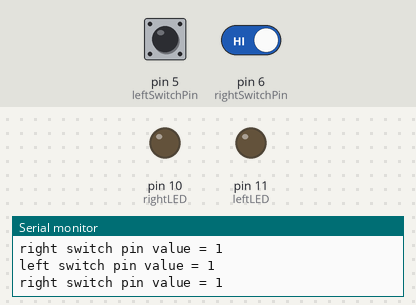
Recording of a sketch running on a simulated Arduino Uno, built with avr-gcc and run on an emulated ATmega328P. Parts: output pins drawn as LEDs (lit = HIGH), the last lines printed to the serial monitor. Dashed ring = blinking. The inputs (shaded band) are chosen by the test bench; at power-on: pin 5 (leftSwitchPin) HIGH, pin 6 (rightSwitchPin) HIGH.

Above: at 1.2 s.
1.3 s: pin 5 (leftSwitchPin) pulled LOW for 0.15 s
At 1.7 s:
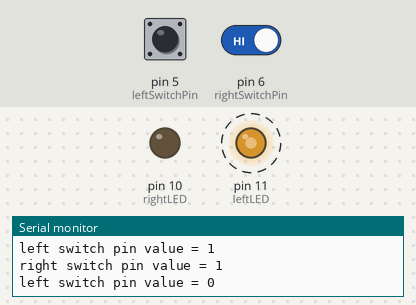
4.4 s: pin 5 (leftSwitchPin) driven LOW and pin 6 (rightSwitchPin) driven LOW
7.4 s: pin 6 (rightSwitchPin) driven HIGH
At 8.7 s:
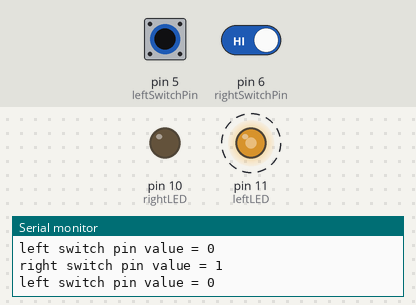
Timing chart, 0 to 16.4 s (numbered marks = the images above; inputs shaded):
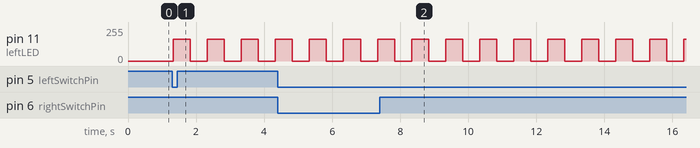

Measured:
- after the input at 1.3 s, pin 11 (leftLED): alternates 165/255 for 0.50 s and 0/255 for 0.50 s, starting at once
- after the input at 7.4 s, pin 10 (rightLED): stops changing and stays LOW

The sketch:

readInput.ino
```cpp
/*
 * Switch test program
 */

int leftSwitchPin = 5;
int rightSwitchPin = 6;
int sensorValue = 0;

int voltage = 165;

int blinks = 7;

int leftLED = 11;
int rightLED = 10;

void setup()                    // run once, when the sketch starts
{
  Serial.begin(9600);           // set up Serial library at 9600 bps
  pinMode(leftSwitchPin, INPUT_PULLUP);    // sets the digital pin as input to read switch
  pinMode(rightSwitchPin, INPUT_PULLUP);    // sets the digital pin as input to read switch
  analogWrite(leftLED, 0);
  analogWrite(rightLED, 0);

}


void loop()                     // run over and over again
{

  sensorValue = digitalRead(leftSwitchPin);
  Serial.print("left switch pin value = ");
  Serial.println(sensorValue);
  if (sensorValue == 0){
      // If button pushed, turn LED on
      for(int i = 0; i < blinks; ++i){
        analogWrite(leftLED,voltage);
        delay(500);
        analogWrite(leftLED,0);
        delay(500);
      }

   }
   analogWrite(leftLED, 0);
   sensorValue = digitalRead(rightSwitchPin);
   Serial.print("right switch pin value = ");
   Serial.println(sensorValue);
  if (sensorValue == 0){
      // If button pushed, turn LED on
      for(int i = 0; i < blinks; ++i){
        analogWrite(rightLED,voltage);
        delay(500);
        analogWrite(rightLED,0);
        delay(500);
      }

   }
   analogWrite(rightLED, 0);
}
```
